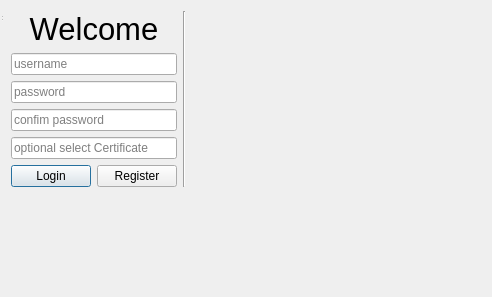
<?xml version="1.0" encoding="UTF-8"?>
<ui version="4.0">
 <class>ChatWelcomeWindow</class>
 <widget class="QDialog" name="ChatWelcomeWindow">
  <property name="geometry">
   <rect>
    <x>0</x>
    <y>0</y>
    <width>492</width>
    <height>297</height>
   </rect>
  </property>
  <property name="windowTitle">
   <string>Chat</string>
  </property>
  <widget class="QWidget" name="centralWidget">
   <layout class="QGridLayout" name="gridLayout">
    <item row="0" column="1" rowspan="4">
     <widget class="Line" name="line">
      <property name="orientation">
       <enum>Qt::Vertical</enum>
      </property>
     </widget>
    </item>
    <item row="1" column="0" rowspan="2">
     <layout class="QVBoxLayout" name="verticalLayout">
      <item>
       <widget class="QLineEdit" name="txt_usrname">
        <property name="placeholderText">
         <string>username</string>
        </property>
       </widget>
      </item>
      <item>
       <widget class="QLineEdit" name="txtpwd">
        <property name="placeholderText">
         <string>password</string>
        </property>
       </widget>
      </item>
      <item>
       <widget class="QLineEdit" name="txt_confirmpwd">
        <property name="placeholderText">
         <string>confim password</string>
        </property>
       </widget>
      </item>
      <item>
       <widget class="QLineEdit" name="txt_certificate">
        <property name="placeholderText">
         <string>optional select Certificate</string>
        </property>
       </widget>
      </item>
     </layout>
    </item>
    <item row="0" column="0">
     <widget class="QLabel" name="label">
      <property name="maximumSize">
       <size>
        <width>16777215</width>
        <height>40</height>
       </size>
      </property>
      <property name="font">
       <font>
        <pointsize>23</pointsize>
       </font>
      </property>
      <property name="text">
       <string>Welcome</string>
      </property>
      <property name="alignment">
       <set>Qt::AlignCenter</set>
      </property>
     </widget>
    </item>
    <item row="3" column="0">
     <layout class="QGridLayout" name="gridLayout_2">
      <item row="0" column="0">
       <widget class="QPushButton" name="pushButton">
        <property name="text">
         <string>Login</string>
        </property>
       </widget>
      </item>
      <item row="0" column="1">
       <widget class="QPushButton" name="pushButton_2">
        <property name="text">
         <string>Register</string>
        </property>
       </widget>
      </item>
     </layout>
    </item>
   </layout>
  </widget>
  <widget class="QToolBar" name="mainToolBar">
   <attribute name="toolBarArea">
    <enum>TopToolBarArea</enum>
   </attribute>
   <attribute name="toolBarBreak">
    <bool>false</bool>
   </attribute>
  </widget>
  <widget class="QStatusBar" name="statusBar"/>
 </widget>
 <layoutdefault spacing="6" margin="11"/>
 <resources/>
 <connections/>
</ui>
